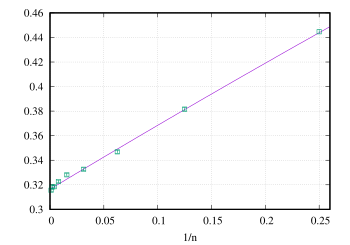

Recreate this plot in gnuplot.
set xrange [0:0.26]
set grid
set xlabel "1/n"
mu = 0.75
sigma2 = 0.1875
sx = -0.09375
plot \
(2*x**2)*sx*mu + (5*x)*sigma2*mu**2+(2*x**2)*sigma2**2+mu**4 notitle, \
"< tail -10 ../../stat/bernoulli_distribution.op" u (1/$1):2:3 w e notitle pt 4
